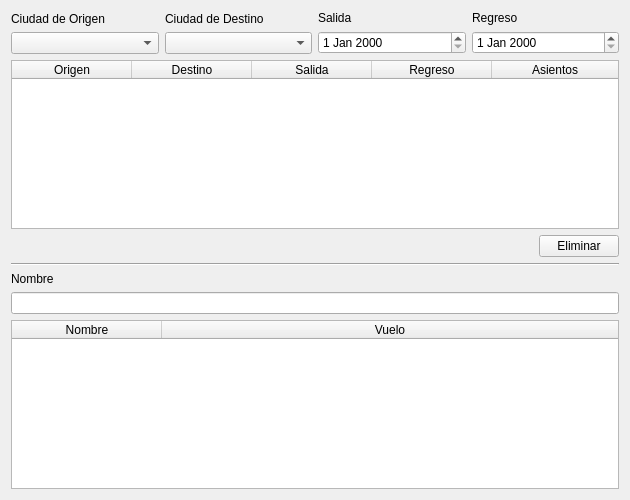
<?xml version="1.0" encoding="UTF-8"?>
<ui version="4.0">
 <class>Buscar</class>
 <widget class="QWidget" name="Buscar">
  <property name="geometry">
   <rect>
    <x>0</x>
    <y>0</y>
    <width>630</width>
    <height>500</height>
   </rect>
  </property>
  <property name="windowTitle">
   <string>Form</string>
  </property>
  <layout class="QVBoxLayout" name="verticalLayout_2">
   <item>
    <layout class="QVBoxLayout" name="verticalLayout_22">
     <item>
      <layout class="QHBoxLayout" name="Vuelo">
       <item>
        <layout class="QVBoxLayout" name="CiudadO">
         <item>
          <widget class="QLabel" name="LCd_origen">
           <property name="text">
            <string>Ciudad de Origen</string>
           </property>
          </widget>
         </item>
         <item>
          <widget class="QComboBox" name="Cd_origen">
           <item>
            <property name="text">
             <string/>
            </property>
           </item>
           <item>
            <property name="text">
             <string>México - D.F.</string>
            </property>
           </item>
           <item>
            <property name="text">
             <string>México - Guadalajara</string>
            </property>
           </item>
           <item>
            <property name="text">
             <string>Canada - Montreal</string>
            </property>
           </item>
           <item>
            <property name="text">
             <string>USA - New York</string>
            </property>
           </item>
           <item>
            <property name="text">
             <string>USA - Washington</string>
            </property>
           </item>
          </widget>
         </item>
        </layout>
       </item>
       <item>
        <layout class="QVBoxLayout" name="CiudadD">
         <item>
          <widget class="QLabel" name="label">
           <property name="text">
            <string>Ciudad de Destino</string>
           </property>
          </widget>
         </item>
         <item>
          <widget class="QComboBox" name="Cd_destino">
           <item>
            <property name="text">
             <string/>
            </property>
           </item>
           <item>
            <property name="text">
             <string>México - D.F.</string>
            </property>
           </item>
           <item>
            <property name="text">
             <string>México - Guadalajara</string>
            </property>
           </item>
           <item>
            <property name="text">
             <string>Canada - Montreal</string>
            </property>
           </item>
           <item>
            <property name="text">
             <string>USA - New York</string>
            </property>
           </item>
           <item>
            <property name="text">
             <string>USA - Washington</string>
            </property>
           </item>
          </widget>
         </item>
        </layout>
       </item>
       <item>
        <layout class="QVBoxLayout" name="Salidas">
         <item>
          <widget class="QLabel" name="LSalida">
           <property name="text">
            <string>Salida</string>
           </property>
          </widget>
         </item>
         <item>
          <widget class="QDateEdit" name="Salida"/>
         </item>
        </layout>
       </item>
       <item>
        <layout class="QVBoxLayout" name="egresos">
         <item>
          <widget class="QLabel" name="LRegreso">
           <property name="text">
            <string>Regreso</string>
           </property>
          </widget>
         </item>
         <item>
          <widget class="QDateEdit" name="Regreso"/>
         </item>
        </layout>
       </item>
      </layout>
     </item>
     <item>
      <widget class="QTableWidget" name="TablaVuelos">
       <attribute name="horizontalHeaderCascadingSectionResizes">
        <bool>false</bool>
       </attribute>
       <attribute name="horizontalHeaderDefaultSectionSize">
        <number>120</number>
       </attribute>
       <attribute name="horizontalHeaderShowSortIndicator" stdset="0">
        <bool>false</bool>
       </attribute>
       <attribute name="horizontalHeaderStretchLastSection">
        <bool>true</bool>
       </attribute>
       <column>
        <property name="text">
         <string>Origen</string>
        </property>
       </column>
       <column>
        <property name="text">
         <string>Destino</string>
        </property>
       </column>
       <column>
        <property name="text">
         <string>Salida</string>
        </property>
       </column>
       <column>
        <property name="text">
         <string>Regreso</string>
        </property>
       </column>
       <column>
        <property name="text">
         <string>Asientos</string>
        </property>
       </column>
      </widget>
     </item>
    </layout>
   </item>
   <item>
    <layout class="QHBoxLayout" name="horizontalLayout">
     <item>
      <spacer name="horizontalSpacer">
       <property name="orientation">
        <enum>Qt::Horizontal</enum>
       </property>
       <property name="sizeHint" stdset="0">
        <size>
         <width>40</width>
         <height>20</height>
        </size>
       </property>
      </spacer>
     </item>
     <item>
      <widget class="QPushButton" name="EliminarVuelo">
       <property name="text">
        <string>Eliminar</string>
       </property>
      </widget>
     </item>
    </layout>
   </item>
   <item>
    <widget class="Line" name="line">
     <property name="orientation">
      <enum>Qt::Horizontal</enum>
     </property>
    </widget>
   </item>
   <item>
    <layout class="QVBoxLayout" name="verticalLayout">
     <item>
      <widget class="QLabel" name="label_2">
       <property name="text">
        <string>Nombre</string>
       </property>
      </widget>
     </item>
     <item>
      <widget class="QLineEdit" name="Nombre"/>
     </item>
     <item>
      <widget class="QTableWidget" name="TablaPasajeros">
       <attribute name="horizontalHeaderDefaultSectionSize">
        <number>150</number>
       </attribute>
       <attribute name="horizontalHeaderStretchLastSection">
        <bool>true</bool>
       </attribute>
       <column>
        <property name="text">
         <string>Nombre</string>
        </property>
       </column>
       <column>
        <property name="text">
         <string>Vuelo</string>
        </property>
       </column>
      </widget>
     </item>
    </layout>
   </item>
  </layout>
 </widget>
 <resources/>
 <connections/>
</ui>
